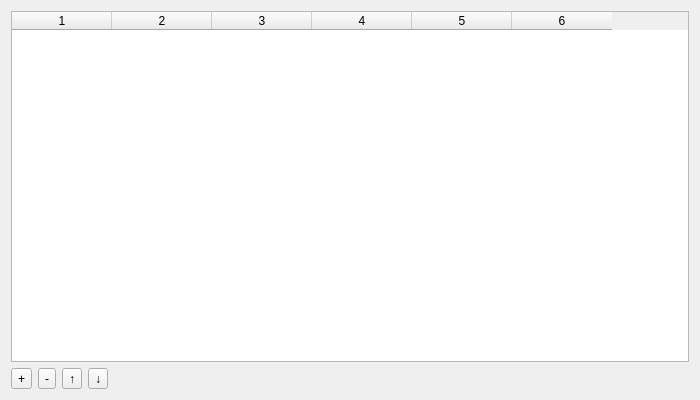
<?xml version="1.0" encoding="UTF-8"?>
<ui version="4.0">
 <class>XletLogicalEditor</class>
 <widget class="QDialog" name="XletLogicalEditor">
  <property name="geometry">
   <rect>
    <x>0</x>
    <y>0</y>
    <width>700</width>
    <height>400</height>
   </rect>
  </property>
  <property name="windowTitle">
   <string>Dialog</string>
  </property>
  <layout class="QGridLayout" name="gridLayout">
   <item row="0" column="0">
    <widget class="QTableWidget" name="tableWidget">
     <property name="columnCount">
      <number>6</number>
     </property>
     <column/>
     <column/>
     <column/>
     <column/>
     <column/>
     <column/>
    </widget>
   </item>
   <item row="1" column="0">
    <layout class="QHBoxLayout" name="btnContainer">
     <item>
      <widget class="QToolButton" name="addXlet">
       <property name="text">
        <string>+</string>
       </property>
      </widget>
     </item>
     <item>
      <widget class="QToolButton" name="removeXlet">
       <property name="text">
        <string>-</string>
       </property>
      </widget>
     </item>
     <item>
      <widget class="QToolButton" name="moveXletUp">
       <property name="text">
        <string>↑</string>
       </property>
      </widget>
     </item>
     <item>
      <widget class="QToolButton" name="moveXletDown">
       <property name="text">
        <string>↓</string>
       </property>
      </widget>
     </item>
     <item>
      <spacer name="horizontalSpacer">
       <property name="orientation">
        <enum>Qt::Horizontal</enum>
       </property>
       <property name="sizeHint" stdset="0">
        <size>
         <width>40</width>
         <height>20</height>
        </size>
       </property>
      </spacer>
     </item>
    </layout>
   </item>
  </layout>
 </widget>
 <resources/>
 <connections/>
</ui>
